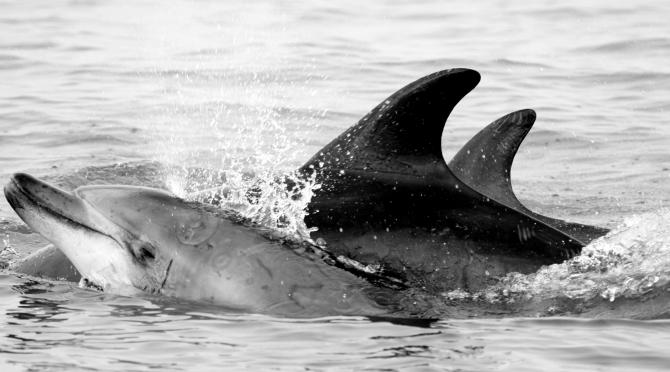
%> input picture images/dolphin.jpg, 670 x 372 px
$ octave filtering1.m   (GNU Octave 9; MATLAB toolbox functions it lacks are replaced by stand-ins)
%> lines starting %> are read from the running program, lines starting %| are printed output that depends on the picture
img = imread('../images/dolphin.jpg');
%> img is the input picture: size 372x670x3 uint8; min 0, max 255, mean 171.1

hsize = 31;
sigma = 5;
h = fspecial('gaussian', hsize, sigma);

surf(h); % plot surface of h
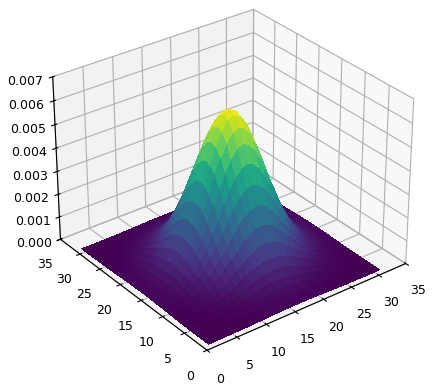
%> figure redrawn from the program's plot data
figure, imagesc(h); % show h
%> after `imagesc(h)`:
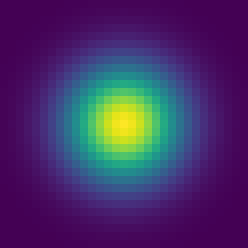
%> displayed picture: size 31x31x3, on the screen's scale of 0 to 255 (shown 8 times larger); mean R, G, B 69.8, 48.4, 104

output = imfilter(img, h);
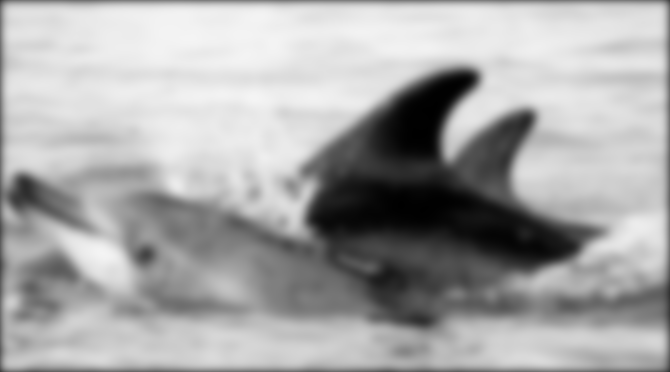
%> output: size 372x670x3 uint8; min 0, max 244, mean 167.6
figure, imshow(output);

$ run again, with images/bicycle.jpg copied over images/dolphin.jpg
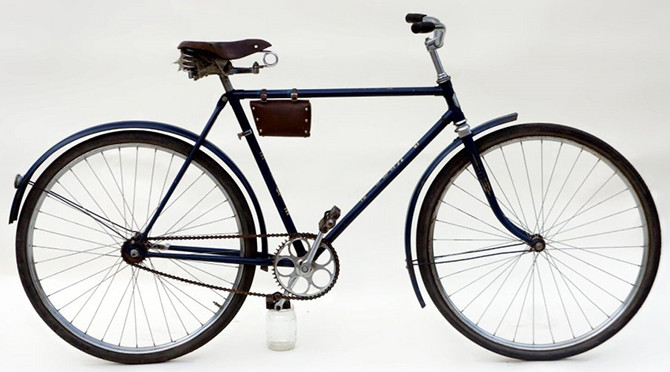
%> input picture images/bicycle.jpg, 670 x 372 px
%> img is the input picture: size 372x670x3 uint8; mean R, G, B 200.5, 200.2, 198.4
%> `output = imfilter(img, h);`:
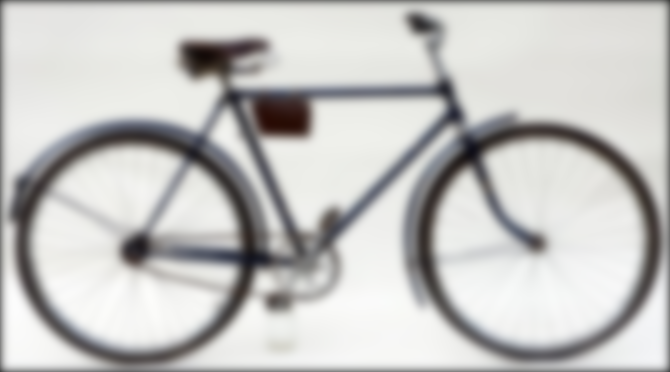
%> output: size 372x670x3 uint8; mean R, G, B 196.6, 196.3, 194.6
